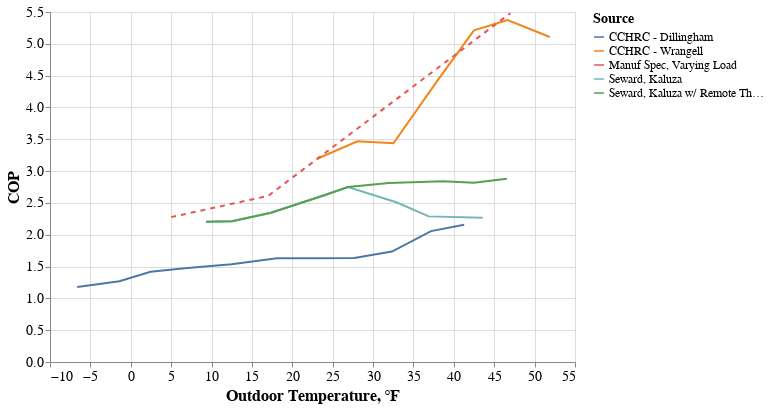

Write notebook code for a chart like this one.
### Code cell
line1 = alt.Chart(df.query('field_study == True')).mark_line().encode(
    x = 'temperature',
    y = 'cop',
    color = 'source:N',
    #opacity = 'Selected:N',
)
line2 = alt.Chart(df.query('field_study == False')).mark_line(strokeDash=[5,5]).encode(
    x = alt.X('temperature', axis=alt.Axis(title='Outdoor Temperature, ℉')),
    y = alt.Y('cop', axis=alt.Axis(title='COP')),
    color = alt.Color('source:N', legend=alt.Legend(title="Source")),
    #opacity = 'Selected:N',
)
line1 + line2

### Figure 1 — Vega-Lite specification as saved in the notebook (floating-point values rounded to 4 significant figures)
{"$schema": "https://vega.github.io/schema/vega-lite/v2.4.3.json", "config": {"axis": {"labelFontSize": 14, "titleFontSize": 16}, "legend": {"labelFontSize": 12, "titleFontSize": 14}, "view": {"height": 350, "width": 525}}, "layer": [{"data": {"values": [{"cop": 2.203, "field_study": true, "hspf": 13.4, "source": "Seward, Kaluza", "temperature": 9.323}, {"cop": 2.21, "field_study": true, "hspf": 13.4, "source": "Seward, Kaluza", "temperature": 12.53}, {"cop": 2.346, "field_study": true, "hspf": 13.4, "source": "Seward, Kaluza", "temperature": 17.36}, {"cop": 2.618, "field_study": true, "hspf": 13.4, "source": "Seward, Kaluza", "temperature": 23.87}, {"cop": 2.749, "field_study": true, "hspf": 13.4, "source": "Seward, Kaluza", "temperature": 26.89}, {"cop": 2.509, "field_study": true, "hspf": 13.4, "source": "Seward, Kaluza", "temperature": 32.87}, {"cop": 2.288, "field_study": true, "hspf": 13.4, "source": "Seward, Kaluza", "temperature": 36.89}, {"cop": 2.267, "field_study": true, "hspf": 13.4, "source": "Seward, Kaluza", "temperature": 43.56}, {"cop": 2.203, "field_study": true, "hspf": 13.4, "source": "Seward, Kaluza w/ Remote Therm", "temperature": 9.323}, {"cop": 2.21, "field_study": true, "hspf": 13.4, "source": "Seward, Kaluza w/ Remote Therm", "temperature": 12.53}, {"cop": 2.346, "field_study": true, "hspf": 13.4, "source": "Seward, Kaluza w/ Remote Therm", "temperature": 17.36}, {"cop": 2.618, "field_study": true, "hspf": 13.4, "source": "Seward, Kaluza w/ Remote Therm", "temperature": 23.87}, {"cop": 2.749, "field_study": true, "hspf": 13.4, "source": "Seward, Kaluza w/ Remote Therm", "temperature": 26.89}, {"cop": 2.814, "field_study": true, "hspf": 13.4, "source": "Seward, Kaluza w/ Remote Therm", "temperature": 31.96}, {"cop": 2.842, "field_study": true, "hspf": 13.4, "source": "Seward, Kaluza w/ Remote Therm", "temperature": 38.68}, {"cop": 2.815, "field_study": true, "hspf": 13.4, "source": "Seward, Kaluza w/ Remote Therm", "temperature": 42.48}, {"cop": 2.88, "field_study": true, "hspf": 13.4, "source": "Seward, Kaluza w/ Remote Therm", "temperature": 46.56}, {"cop": 1.178, "field_study": true, "hspf": 10, "source": "CCHRC - Dillingham", "temperature": -6.629}, {"cop": 1.269, "field_study": true, "hspf": 10, "source": "CCHRC - Dillingham", "temperature": -1.409}, {"cop": 1.417, "field_study": true, "hspf": 10, "source": "CCHRC - Dillingham", "temperature": 2.452}, {"cop": 1.474, "field_study": true, "hspf": 10, "source": "CCHRC - Dillingham", "temperature": 6.692}, {"cop": 1.537, "field_study": true, "hspf": 10, "source": "CCHRC - Dillingham", "temperature": 12.47}, {"cop": 1.629, "field_study": true, "hspf": 10, "source": "CCHRC - Dillingham", "temperature": 18.11}, {"cop": 1.632, "field_study": true, "hspf": 10, "source": "CCHRC - Dillingham", "temperature": 22.84}, {"cop": 1.636, "field_study": true, "hspf": 10, "source": "CCHRC - Dillingham", "temperature": 27.68}, {"cop": 1.735, "field_study": true, "hspf": 10, "source": "CCHRC - Dillingham", "temperature": 32.33}, {"cop": 2.057, "field_study": true, "hspf": 10, "source": "CCHRC - Dillingham", "temperature": 37.18}, {"cop": 2.157, "field_study": true, "hspf": 10, "source": "CCHRC - Dillingham", "temperature": 41.28}, {"cop": 3.19, "field_study": true, "hspf": 12, "source": "CCHRC - Wrangell", "temperature": 23.01}, {"cop": 3.469, "field_study": true, "hspf": 12, "source": "CCHRC - Wrangell", "temperature": 28.07}, {"cop": 3.437, "field_study": true, "hspf": 12, "source": "CCHRC - Wrangell", "temperature": 32.52}, {"cop": 4.405, "field_study": true, "hspf": 12, "source": "CCHRC - Wrangell", "temperature": 37.88}, {"cop": 5.213, "field_study": true, "hspf": 12, "source": "CCHRC - Wrangell", "temperature": 42.49}, {"cop": 5.372, "field_study": true, "hspf": 12, "source": "CCHRC - Wrangell", "temperature": 46.66}, {"cop": 5.107, "field_study": true, "hspf": 12, "source": "CCHRC - Wrangell", "temperature": 51.88}]}, "encoding": {"color": {"field": "source", "type": "nominal"}, "x": {"field": "temperature", "type": "quantitative"}, "y": {"field": "cop", "type": "quantitative"}}, "mark": "line"}, {"data": {"values": [{"cop": 2.277, "field_study": false, "hspf": null, "source": "Manuf Spec, Varying Load", "temperature": 5}, {"cop": 2.61, "field_study": false, "hspf": null, "source": "Manuf Spec, Varying Load", "temperature": 17}, {"cop": 5.481, "field_study": false, "hspf": null, "source": "Manuf Spec, Varying Load", "temperature": 47}]}, "encoding": {"color": {"field": "source", "legend": {"title": "Source"}, "type": "nominal"}, "x": {"axis": {"title": "Outdoor Temperature, ℉"}, "field": "temperature", "type": "quantitative"}, "y": {"axis": {"title": "COP"}, "field": "cop", "type": "quantitative"}}, "mark": {"strokeDash": [5, 5], "type": "line"}}]}
